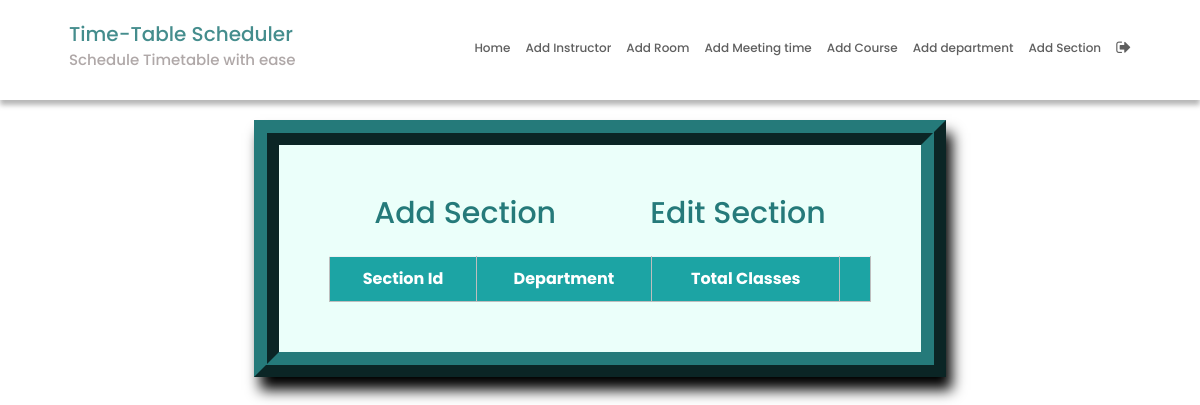
Before: /sectionEdit/ (signed in) with the older database file.
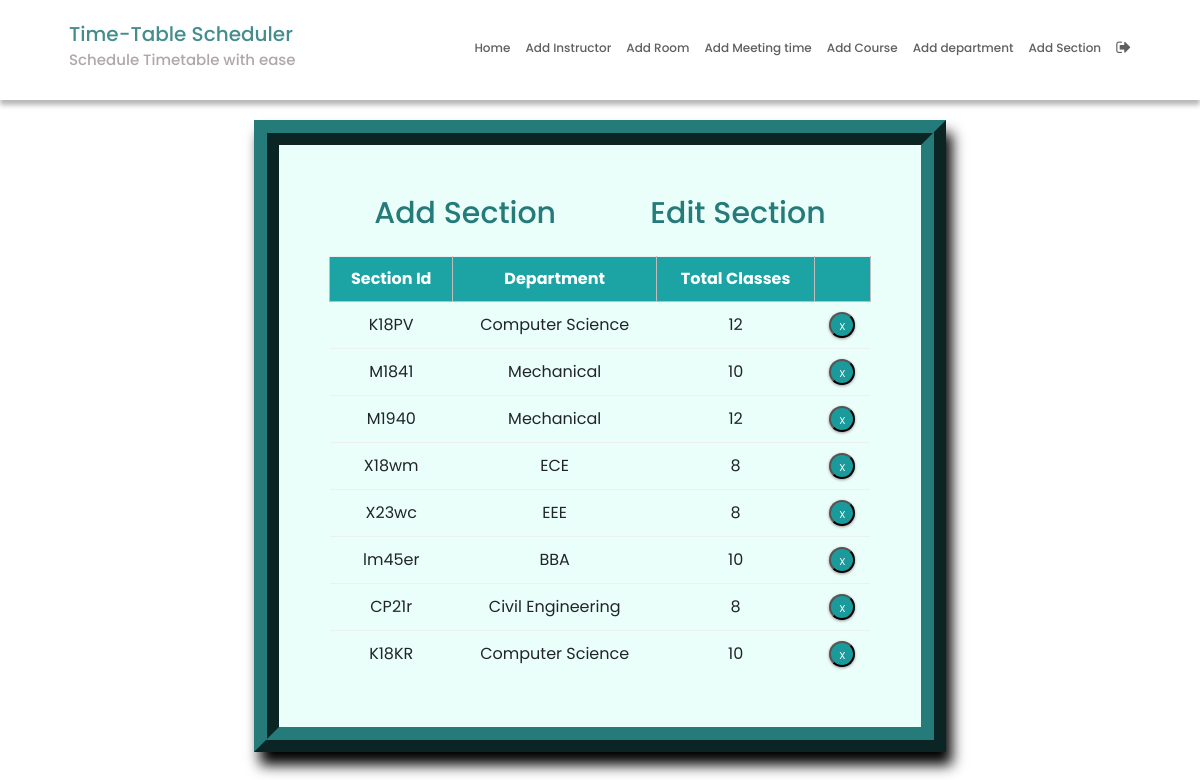
After: the same page with the newer database file.
### SchedulerApp/models.py (models this page shows, shortened)
class Section(models.Model):
    section_id = models.CharField(max_length=25, primary_key=True)
    department = models.ForeignKey(Department, on_delete=models.CASCADE)
    num_class_in_week = models.IntegerField(default=0)
    course = models.ForeignKey(Course,
                               on_delete=models.CASCADE,
                               blank=True,
                               null=True)
    meeting_time = models.ForeignKey(MeetingTime,
                                     on_delete=models.CASCADE,
                                     blank=True,
                                     null=True)
    room = models.ForeignKey(Room,
                             on_delete=models.CASCADE,
                             blank=True,
                             null=True)
    instructor = models.ForeignKey(Instructor,
                                   on_delete=models.CASCADE,
                                   blank=True,
                                   null=True)

class Department(models.Model):
    dept_name = models.CharField(max_length=50)
    courses = models.ManyToManyField(Course)
    def __str__(self):
        return self.dept_name

### SchedulerApp/views.py (the view)
# urls.py: path('sectionEdit/', sectionEdit, name='sectionEdit'),
@login_required
def sectionEdit(request):
    context = {'sections': Section.objects.all()}
    return render(request, 'sectionEdit.html', context)

### SchedulerApp/templatetags/index.py (called while the page is built)
@register.tag
def active(parser, token):
    args = token.split_contents()
    template_tag = args[0]
    if len(args) < 2:
        raise (template.TemplateSyntaxError, f'{template_tag} tag requires at least one argument')
    return NavSelectedNode(args[1:])

    def render(self, context):
        path = context['request'].path
        for p in self.patterns:
            pValue = template.Variable(p).resolve(context)
            if path == pValue:
                return 'active'
        return ''

### templates/sectionEdit.html (shortened to what this page needs)
{% extends 'base.html' %}
{% block content %}
{% load static %}
<fieldset class="fieldset">
  <a href="{% url 'sectionAdd'%}">
    <h1 class="tablink" onclick="openPage('new')" id="defaultOpen">Add Section</h1>
  </a>
  <h1 class="tablink" onclick="openPage('edit')" id="link_to_edit">Edit Section</h1>
  <div class="tabcontent" id="edit">
    <table class="table1">
      <thead>
        <tr class="table-headers">
          <th>Section Id</th>
          <th>Department</th>
          <th>Total Classes</th>
          <th class="empty"></th>
        </tr>
      </thead>
      <tbody>
        {% for sec in sections %}
        <tr>
          <td>{{sec.section_id}}</td>
          <td>{{sec.department}}</td>
          <td>{{sec.num_class_in_week }}</td>
          <td class="empty">
            <form action="{% url 'deletesection' sec.section_id %}" method="post">
              <input type="submit" value="X" class="cross">
            </form>
          </td>
        </tr>
        {% endfor %}
      </tbody>
    </table>
  </div>
</fieldset>
{% endblock %}

Changed rows visible on the page:
added Section: section_id "K18PV", department "Computer Science", num_class_in_week "12"
added Section: section_id "M1841", department "Mechanical", num_class_in_week "10"
added Section: section_id "M1940", department "Mechanical", num_class_in_week "12"
added Section: section_id "X18wm", department "ECE", num_class_in_week "8"
added Section: section_id "X23wc", department "EEE", num_class_in_week "8"
added Section: section_id "lm45er", department "BBA", num_class_in_week "10"
added Section: section_id "CP21r", department "Civil Engineering", num_class_in_week "8"
added Section: section_id "K18KR", department "Computer Science", num_class_in_week "10"
